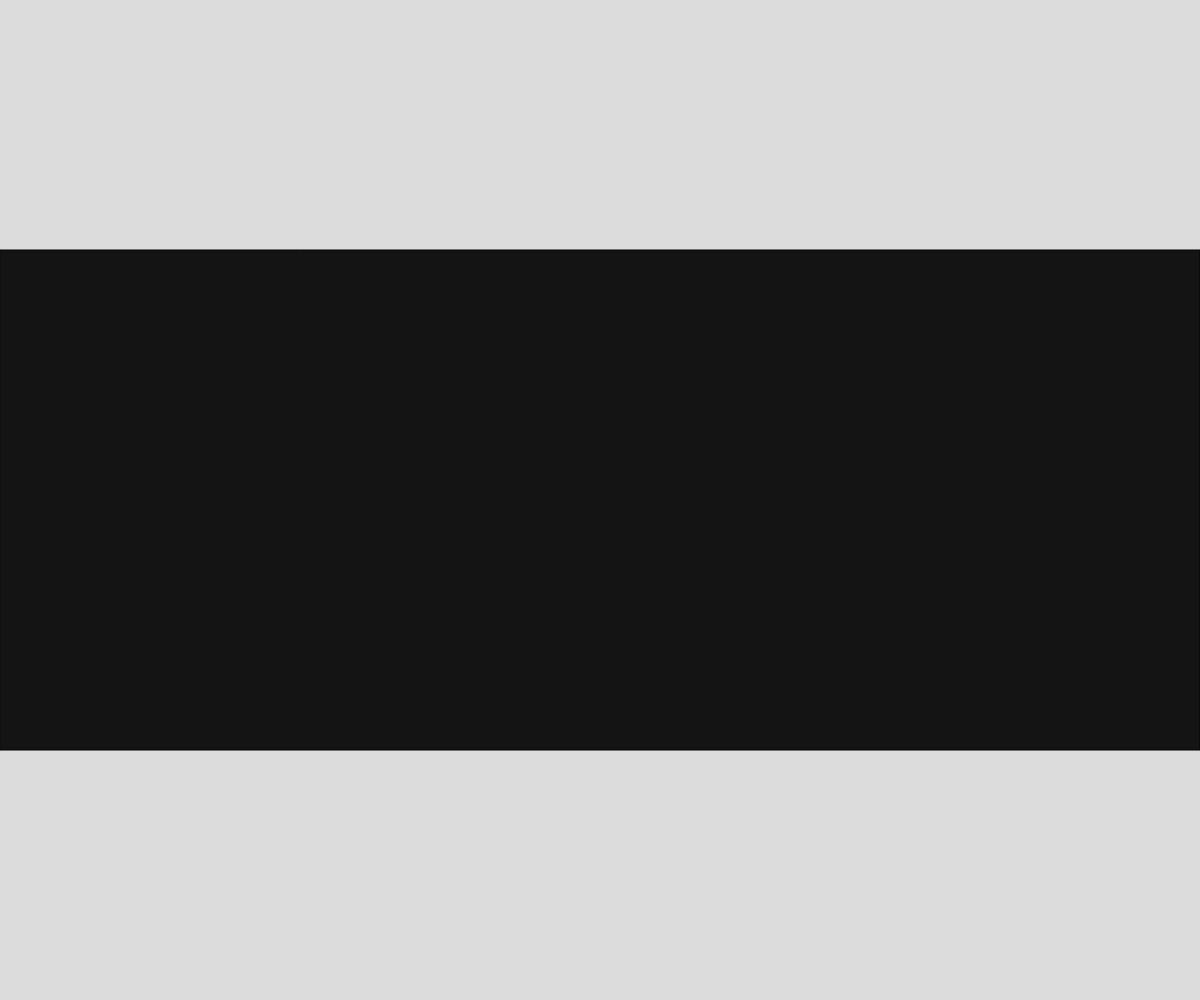
Frame 1 (no input)
Frame 60 (no input): identical to frame 1, image omitted
Frame 120 (the mouse pressed at the canvas centre since frame 60): identical to frame 1, image omitted

The p5.js sketch that drew this single still picture (run headless with seeded random() and noise() and a simulated clock; from frame 60 on, the mouse is pressed at the canvas centre):

// p5.js sketch
// ── sketch.js
// CARS! CARS! CARS!
// Ethan Spearey
// 2024-10-18

function setup()
{
  createCanvas(windowWidth, windowHeight);
}

function draw()
{
  background(220);
  
  //Road
  fill(20);
  rect(0, windowHeight/4, windowWidth, windowHeight/2);
  
}
